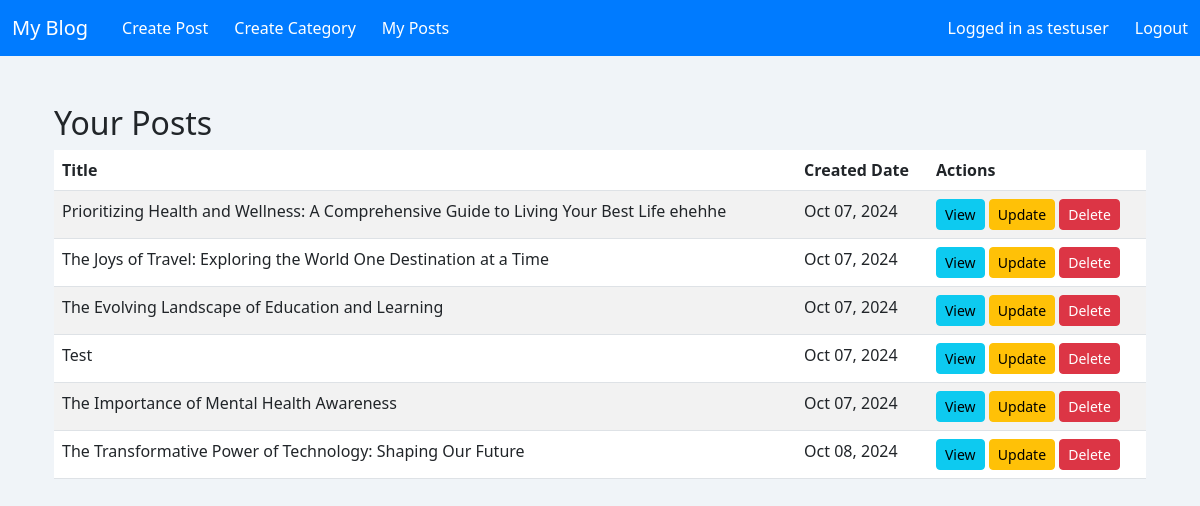
The app's page /author/posts/ (signed in) with its own data.
### blog/models.py (models this page shows, shortened)
class Post(models.Model):
    title = models.CharField(max_length=200)
    content = RichTextField()
    author = models.ForeignKey(User, on_delete=models.CASCADE)
    category = models.ForeignKey('Category', on_delete=models.SET_NULL, null=True)
    created_at = models.DateTimeField(default=timezone.now)

### blog/views.py (the view)
# urls.py: path('author/posts/', author_posts, name='author_posts'),
@login_required
def author_posts(request):
    posts = Post.objects.filter(author=request.user)
    return render(request, 'blog/author_posts.html', {'posts': posts})

### blog/templates/blog/author_posts.html
{% extends 'base.html' %}
{% block content %}
<div class="container mt-5">
    <h2>Your Posts</h2>
    <table class="table table-striped">
        <thead>
            <tr>
                <th>Title</th>
                <th>Created Date</th>
                <th>Actions</th>
            </tr>
        </thead>
        <tbody>
            {% for post in posts %}
                <tr>
                    <td>{{ post.title }}</td>
                    <td>{{ post.created_at|date:"M d, Y" }}</td>
                    <td>
                        <a href="{% url 'post_detail' post.id %}" class="btn btn-info btn-sm">View</a>
                        <a href="{% url 'post_edit' post.id %}" class="btn btn-warning btn-sm">Update</a>
                        <a href="{% url 'post_delete' post.id %}" class="btn btn-danger btn-sm">Delete</a>
                    </td>
                </tr>
            {% empty %}
                <tr>
                    <td colspan="3">You have not created any posts yet.</td>
                </tr>
            {% endfor %}
        </tbody>
    </table>
</div>
{% endblock %}

### blog/templates/base.html (shortened to what this page needs)
<!DOCTYPE html>
<html lang="en">
<head>
    <link href="https://cdn.jsdelivr.net/npm/bootstrap@5.3.0-alpha1/dist/css/bootstrap.min.css" rel="stylesheet">
</head>
<body>
    <nav class="navbar navbar-expand-lg">
        <div class="container-fluid">
            <a class="navbar-brand" href="/">My Blog</a>
            <div class="collapse navbar-collapse" id="navbarNav">
                <ul class="navbar-nav me-auto mb-2 mb-lg-0">
                    <li class="nav-item">
                        <a class="nav-link" href="{% url 'post_create' %}">Create Post</a>
                    </li>
                    <li class="nav-item">
                        <a class="nav-link" href="{% url 'category_create' %}">Create Category</a>
                    </li>
                    <li class="nav-item">
                        <a class="nav-link" href="{% url 'author_posts' %}">My Posts</a>
                    </li>
                </ul>
                <div class="d-flex align-items-center">
                    {% if user.is_authenticated %}
                        <span class="navbar-text text-white me-3">
                            Logged in as {{ user.username }}
                        </span>
                        <a class="nav-link" href="{% url 'logout' %}?next=/">Logout</a>
                    {% else %}
                        <div class="btn-group" role="group" aria-label="User Authentication">
                            <a class="btn btn-outline-light" href="{% url 'register' %}">Register</a>
                            <a class="btn btn-outline-light" href="{% url 'login' %}">Login</a>
                        </div>
                    {% endif %}
                </div>
            </div>
        </div>
    </nav>
    <div class="container mt-5">
        {% block content %}
        {% endblock %}
    </div>
</body>
</html>

### blog/templates/base.html (style rules this page uses)
body { background-color: #f0f4f8; }
.navbar { background-color: #007bff; }
.navbar-brand { color: #ffffff; }
.navbar .nav-link { color: #ffffff; margin-left: 10px; }

### records on screen
Post: title "Prioritizing Health and Wellness: A Comprehensive Guide to Living Your Best Life ehehhe", created_at "Oct 07, 2024"
Post: title "The Joys of Travel: Exploring the World One Destination at a Time", created_at "Oct 07, 2024"
Post: title "The Evolving Landscape of Education and Learning", created_at "Oct 07, 2024"
Post: title "Test", created_at "Oct 07, 2024"
Post: title "The Importance of Mental Health Awareness", created_at "Oct 07, 2024"
Post: title "The Transformative Power of Technology: Shaping Our Future", created_at "Oct 08, 2024"

### other values on screen
{{ user.username }} "testuser"
